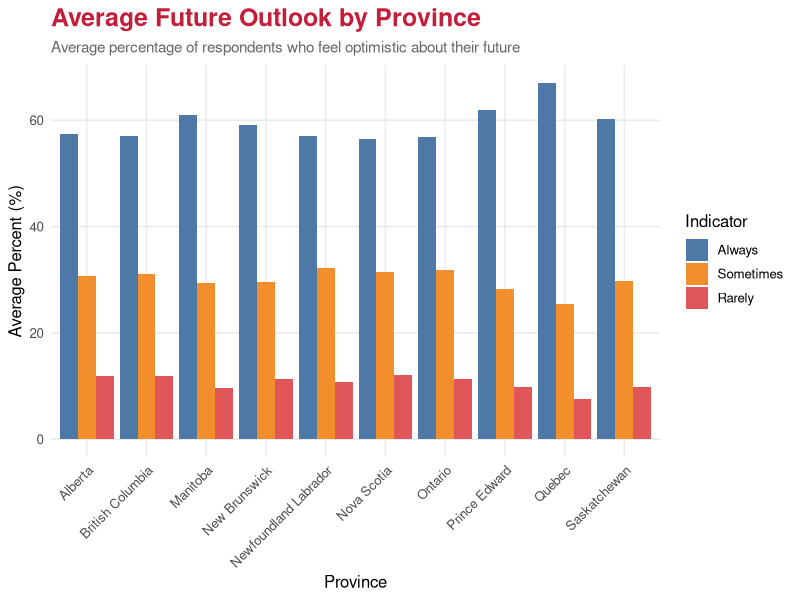

R code for this plot:
# Slide 3: Average Future Outlook by Province
rm(list = ls()); cat("\014")

library(readr)
library(dplyr)
library(ggplot2)

futout_clean <- read_csv("Future_Outlook_Clean.csv")

prov <- futout_clean %>%
  # select provinces only, total population
  filter(Geography != "Canada", Gender == "Total") %>%
  mutate(
    # fix names
    Geography = gsub("_", " ", Geography),                
    Geography = ifelse(Geography == "NovaScotia", "Nova Scotia", Geography),
    Indicators = factor(Indicators, 
                        levels = c("Always", "Sometimes", "Rarely"))
  ) %>%
  group_by(Geography, Indicators) %>%
  summarise(AvgPercent = mean(Percent, na.rm = TRUE), .groups = "drop")

# Plot
ggplot(prov, aes(x = Geography, y = AvgPercent, fill = Indicators)) +
  geom_col(position = "dodge") +
  scale_fill_manual(values = c(
    "Always" = "#4E79A7",
    "Sometimes" = "#F28E2B",
    "Rarely" = "#E15759"
  )) +
  labs(
    title = "Average Future Outlook by Province",
    subtitle = "Average percentage of respondents who feel optimistic about their future",
    x = "Province",
    y = "Average Percent (%)",
    fill = "Indicator"
  ) +
  theme_minimal(base_size = 12) +
  theme(
    plot.title = element_text(size = 18, face = "bold", color = "#C41E3A"),
    plot.subtitle = element_text(size = 11, color = "gray40"),
    axis.text.x = element_text(angle = 45, hjust = 1),
    legend.position = "right",
    panel.grid.minor = element_blank()
  )